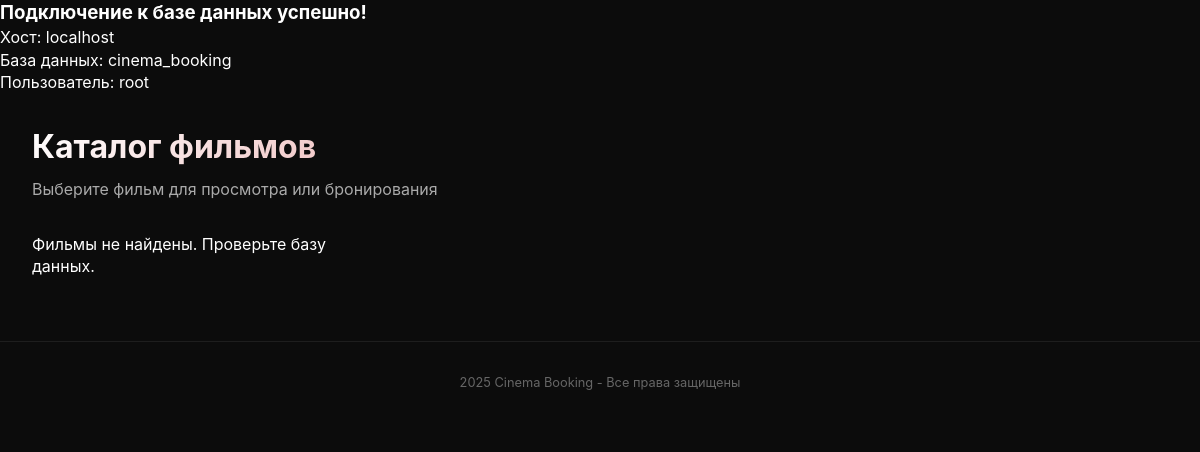
Before: / with the older database file.
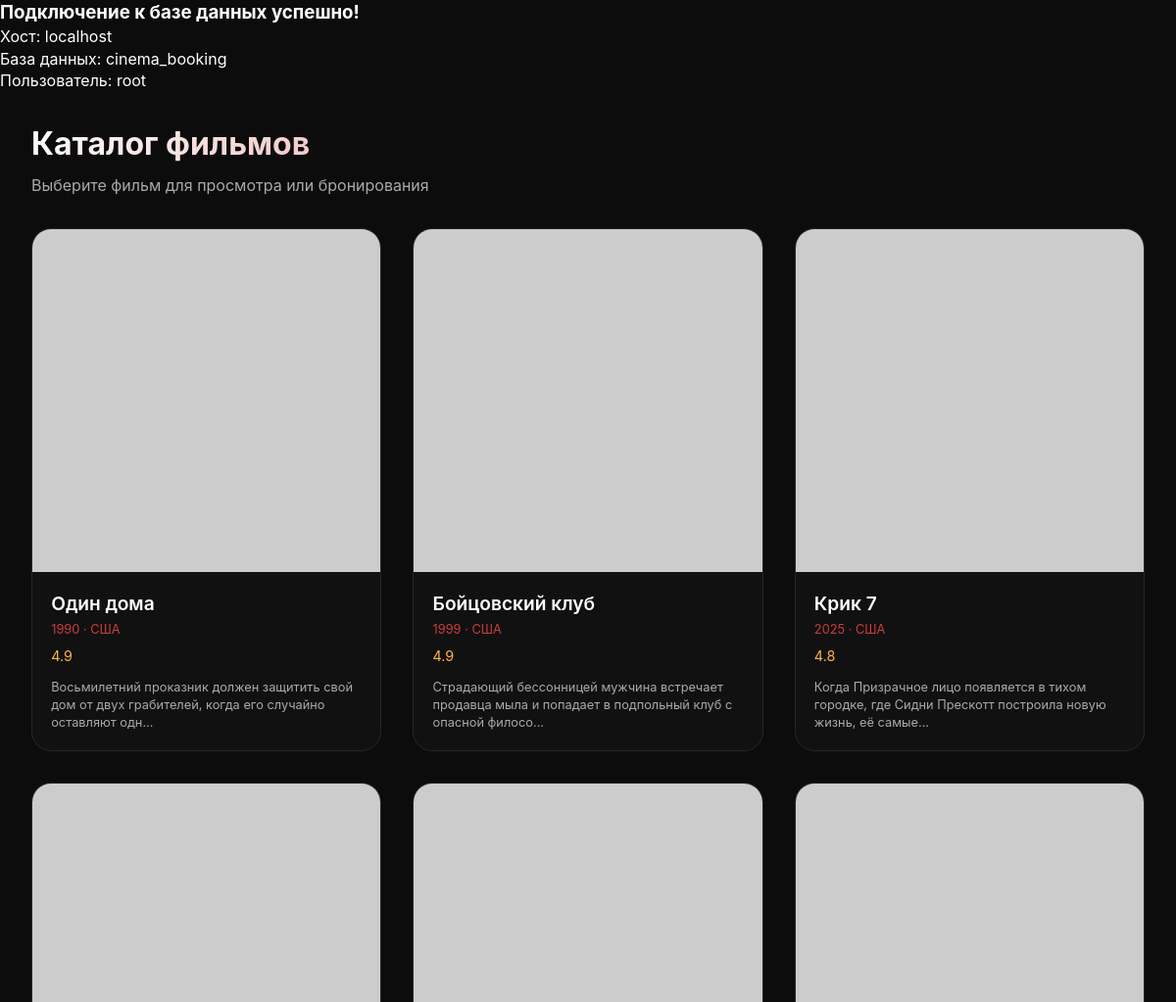
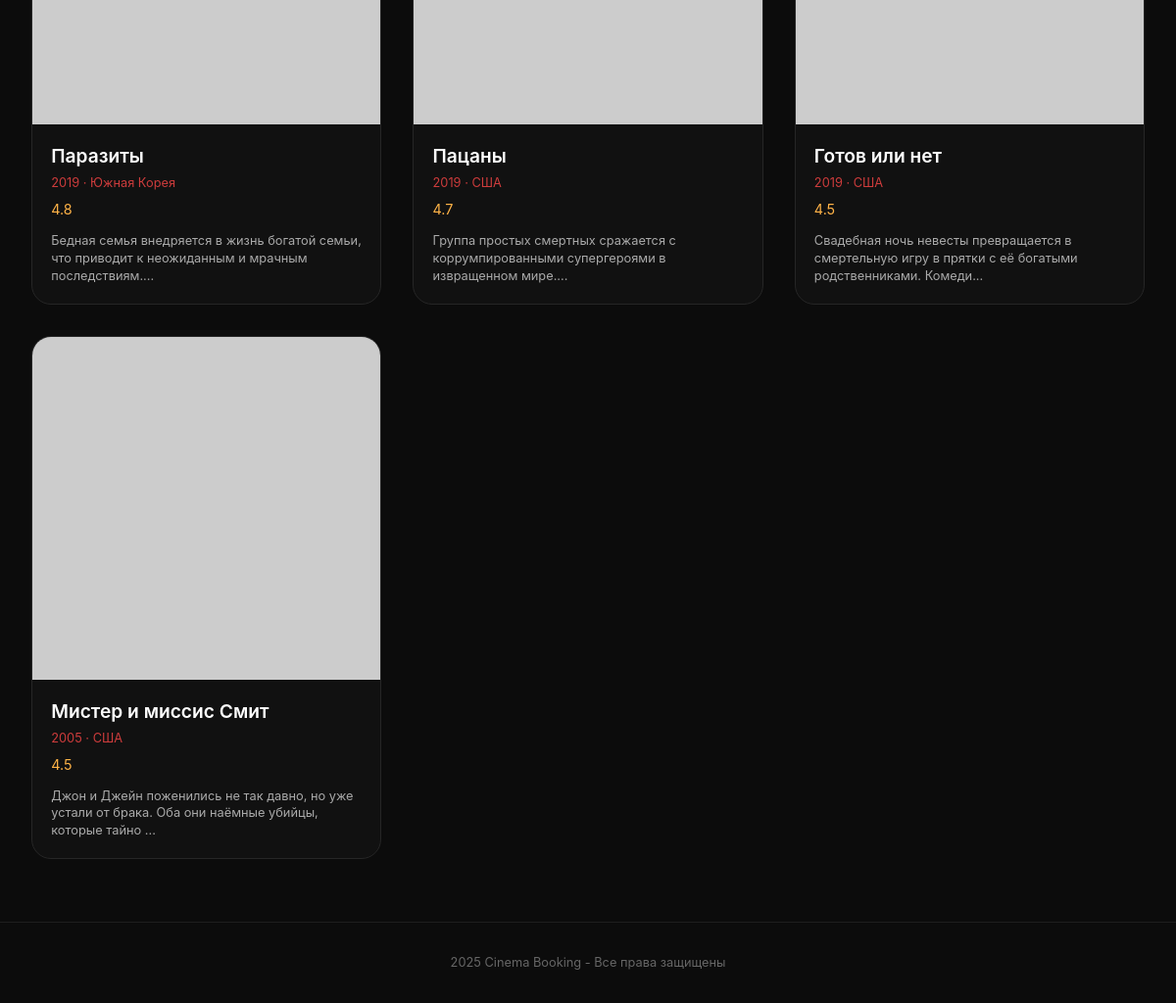
After: the same page with the newer database file (2 pictures, top to bottom).
### tables this page shows
CREATE TABLE movie (
    id INT PRIMARY KEY AUTO_INCREMENT,
    title VARCHAR(200) NOT NULL,
    description TEXT,
    poster_url TEXT,
    year INT,
    country VARCHAR(100),
    rating DECIMAL(3,1) DEFAULT 0,
    duration INT,
    release_date DATE,
    created_at TIMESTAMP DEFAULT CURRENT_TIMESTAMP,
    updated_at TIMESTAMP DEFAULT CURRENT_TIMESTAMP ON UPDATE CURRENT_TIMESTAMP,
    INDEX idx_title (title),
    INDEX idx_year (year),
    INDEX idx_rating (rating)
);

### src/models/MovieModel.php (called while the page is built, shortened)
<?php
require_once __DIR__ . '/../config/database.php';
function getAllMovies() {
    global $pdo;
    try {
        $sql = "SELECT id, title, description, poster_url, year, country, rating, duration
                FROM movie
                ORDER BY rating DESC";
        $stmt = $pdo->prepare($sql);
        $stmt->execute();
        $movies = $stmt->fetchAll();
        return $movies;
    } catch (PDOException $e) {
        echo "Ошибка запроса: " . $e->getMessage();
        return [];
    }
}

### public/index.php (the view, shortened to what this page needs)
<?php
require_once __DIR__ . '/../src/models/MovieModel.php';
$movies = getAllMovies();
?>
<!DOCTYPE html>
<html lang="ru">
<head>
</head>
<body>
    <div class="container">
        <h1>Каталог фильмов</h1>
        <p class="subtitle">Выберите фильм для просмотра или бронирования</p>
        <div class="movies-grid">
            <?php if (empty($movies)): ?>
                <p>Фильмы не найдены. Проверьте базу данных.</p>
            <?php else: ?>
                <?php foreach ($movies as $movie): ?>
                    <div class="movie-card">
                        <div class="movie-poster">
                            <img src="<?php echo $movie['poster_url']; ?>"
                                 alt="<?php echo $movie['title']; ?>"
                                 onerror="this.src='https://via.placeholder.com/300x400?text=No+Poster'">
                        </div>
                        <div class="movie-info">
                            <div class="movie-title"><?php echo $movie['title']; ?></div>
                            <div class="movie-year"><?php echo $movie['year']; ?> · <?php echo $movie['country']; ?></div>
                            <div class="movie-rating"> <?php echo $movie['rating']; ?></div>
                            <div class="movie-description">
                                <?php echo mb_substr($movie['description'], 0, 100); ?>...
                            </div>
                        </div>
                    </div>
                <?php endforeach; ?>
            <?php endif; ?>
        </div>
    </div>
    <footer>
        <p>2025 Cinema Booking - Все права защищены</p>
    </footer>
</body>
</html>

### src/config/database.php (shortened to what this page needs)
<?php
$host = 'localhost';
$dbname = 'cinema_booking';
$username = 'root';
echo "<h3>Подключение к базе данных успешно!</h3>";
echo "<p>Хост: " . $host . "</p>";
echo "<p>База данных: " . $dbname . "</p>";
echo "<p>Пользователь: " . $username . "</p>";

### public/index.php (style rules this page uses)
* { margin: 0; padding: 0; box-sizing: border-box; }
body { font-family: 'Inter', system-ui, -apple-system, sans-serif; background-color: #0c0c0c; color: #ffffff; line-height: 1.4; }
.container { max-width: 1200px; margin: 0 auto; padding: 2rem; }
h1 { font-size: 2rem; margin-bottom: 0.5rem; background: linear-gradient(135deg, #ffffff, #cd3c3c); -webkit-background-clip: text; background-clip: text; color: transparent; }
.subtitle { color: #aaa; margin-bottom: 2rem; }
.movies-grid { display: grid; grid-template-columns: repeat(auto-fill, minmax(280px, 1fr)); gap: 2rem; }
.movie-card { background: #111111; border-radius: 20px; overflow: hidden; transition: 0.3s; border: 1px solid #262626; }
.movie-poster { height: 350px; overflow: hidden; }
.movie-poster img { width: 100%; height: 100%; object-fit: cover; transition: 0.3s; }
.movie-info { padding: 1.2rem; }
.movie-title { font-size: 1.2rem; font-weight: 600; margin-bottom: 0.3rem; }
.movie-year { font-size: 0.8rem; color: #cd3c3c; margin-bottom: 0.5rem; }
.movie-rating { color: #ffb347; font-size: 0.9rem; margin-bottom: 0.8rem; }
.movie-description { font-size: 0.8rem; color: #aaa; line-height: 1.4; }
footer { text-align: center; padding: 2rem; border-top: 1px solid #1e1e1e; margin-top: 2rem; color: #666; font-size: 0.8rem; }

Changed rows visible on the page:
added movie: title "Один дома", year "1990", country "США", rating "4.9", description "Восьмилетний проказник должен защитить свой дом от двух грабителей, когда его случайно оставляют одн"
added movie: title "Бойцовский клуб", year "1999", country "США", rating "4.9", description "Страдающий бессонницей мужчина встречает продавца мыла и попадает в подпольный клуб с опасной филосо"
added movie: title "Крик 7", year "2025", country "США", rating "4.8", description "Когда Призрачное лицо появляется в тихом городке, где Сидни Прескотт построила новую жизнь, её самые"
added movie: title "Паразиты", year "2019", country "Южная Корея", rating "4.8", description "Бедная семья внедряется в жизнь богатой семьи, что приводит к неожиданным и мрачным последствиям."
added movie: title "Пацаны", year "2019", country "США", rating "4.7", description "Группа простых смертных сражается с коррумпированными супергероями в извращенном мире."
added movie: title "Готов или нет", year "2019", country "США", rating "4.5", description "Свадебная ночь невесты превращается в смертельную игру в прятки с её богатыми родственниками. Комеди"
added movie: title "Мистер и миссис Смит", year "2005", country "США", rating "4.5", description "Джон и Джейн поженились не так давно, но уже устали от брака. Оба они наёмные убийцы, которые тайно"
Other visible differences:
text no longer shown: "Фильмы не найдены. Проверьте базу данных."
